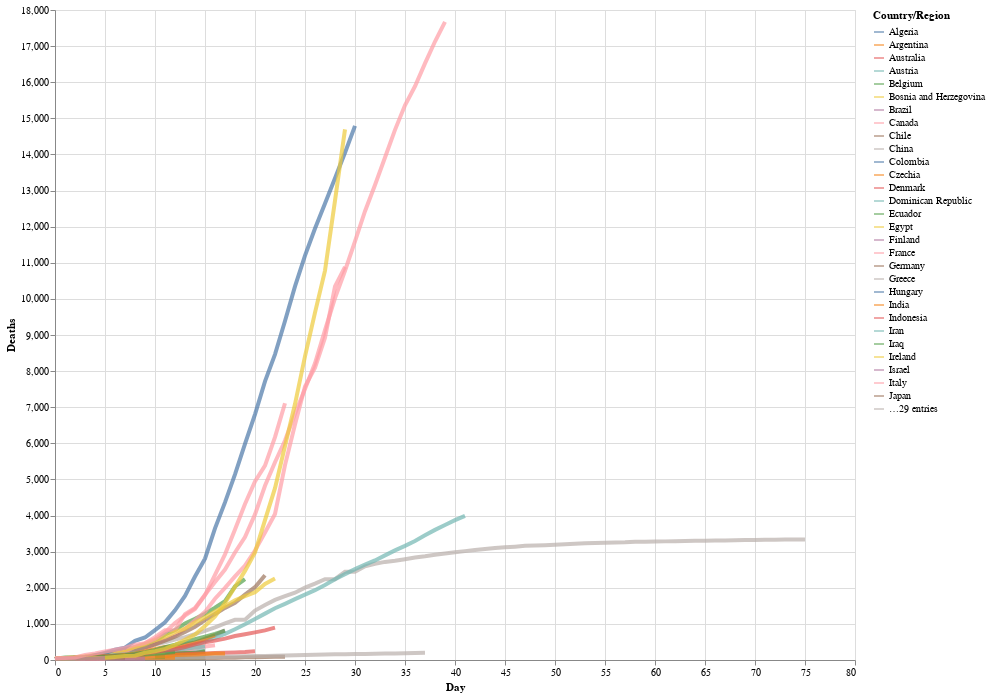

Here is the notebook cell this chart was saved with:
### Markdown cell above
We can now customize the code to thicken the line width, to alter the opacity, and to make the chart larger:

### Code cell
# altair plot 
alt.Chart(deaths_long).mark_line(strokeWidth=4, opacity=0.7).encode(
    x='Day',
    y='Deaths',
    color='Country/Region'
).properties(
    width=800,
    height=650
)

### Figure 1 — Vega-Lite specification as saved in the notebook (floating-point values rounded to 4 significant figures; data arrays with more than 128 entries replaced by an {"elided": "..."} marker saying what was removed)
{"config": {"view": {"continuousWidth": 400, "continuousHeight": 300}}, "data": {"name": "data-705fdf85bee15db3396a613d0879b254"}, "mark": {"type": "line", "opacity": 0.7, "strokeWidth": 4}, "encoding": {"color": {"type": "nominal", "field": "Country/Region"}, "x": {"type": "quantitative", "field": "Day"}, "y": {"type": "quantitative", "field": "Deaths"}}, "height": 650, "width": 800, "$schema": "https://vega.github.io/schema/vega-lite/v4.8.1.json", "datasets": {"data-705fdf85bee15db3396a613d0879b254": {"elided": "4524 records"}}}
